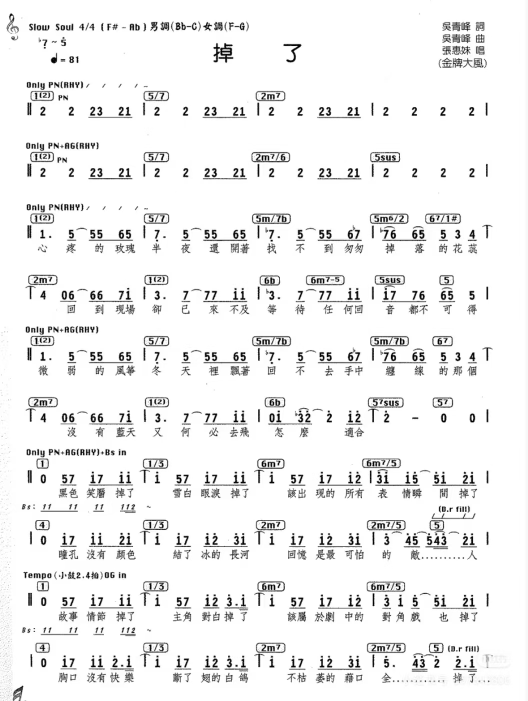
#> input picture Weixin Image_2026-09-26_151739_115.jpg, 1056 x 1402 px (shown at 1/2 size)
$ python -i layout.py   (imports and definitions only)
#> lines starting #> are read from the running program, lines starting #| are printed output that depends on the picture
#> further down, picture is the input picture: shape (1402, 1056); min 0, max 255, mean 240.2
"""Classical computer vision page-layout analysis for numbered musical notation (jianpu)
and Taiwanese band charts.

Detects deskew angle, suppresses watermarks, detects systems (music rows),
physical barlines, measures, chord boxes/tokens, melody bands, lyric bands,
and estimates beats geometrically without using any deep learning or LLMs.
"""
from __future__ import annotations

import logging
from typing import Optional
import cv2
import numpy as np

from app.models import BBox
from app.omr.geometry import GChordBox, GMeasure, GSystem, PageGeometry

logger = logging.getLogger(__name__)


def estimate_skew_angle(gray: np.ndarray) -> float:
    """Estimate page rotation skew angle in degrees using projection profile variance."""
    h, w = gray.shape
#> h = 1402; w = 1056
    scale = 1000.0 / max(h, w)
#> scale = 0.713
    small = cv2.resize(gray, (int(w * scale), int(h * scale)))
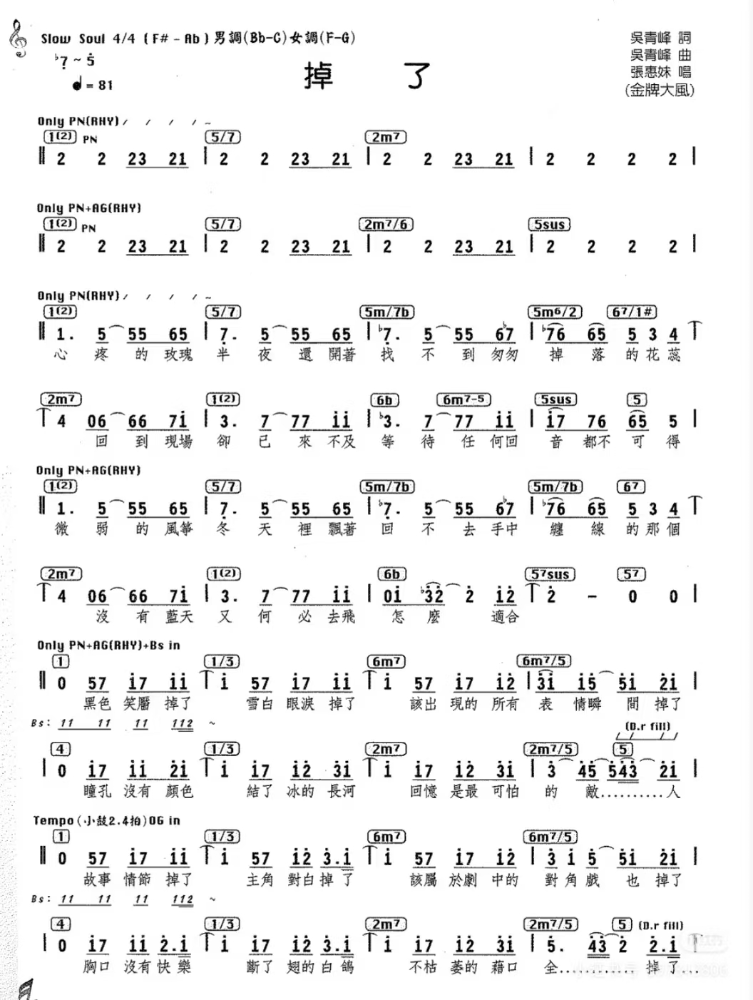
#> small: shape (1000, 753); min 0, max 255, mean 240.2
    sh, sw = small.shape
#> sh = 1000; sw = 753
    center = (sw // 2, sh // 2)
#> center = (376, 500)
    _, s_bin = cv2.threshold(small, 0, 255, cv2.THRESH_BINARY_INV + cv2.THRESH_OTSU)
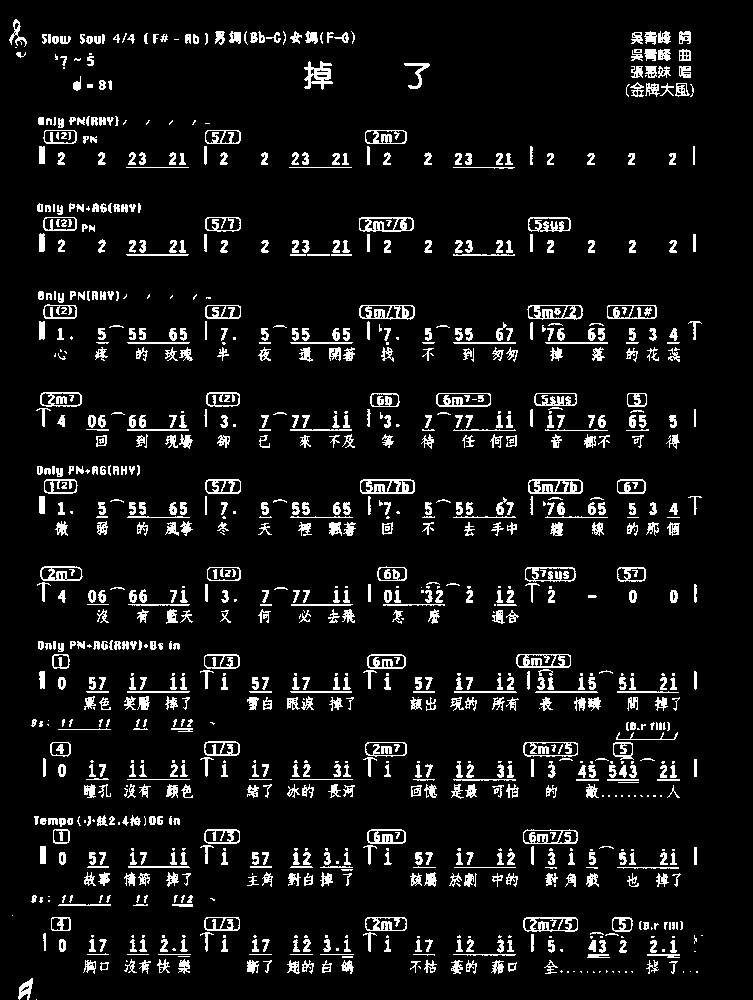
#> s_bin: shape (1000, 753); 7.8% white in thin lines or dots

    best_angle = 0.0
    best_score = -1.0
    for angle in np.arange(-8.0, 8.25, 0.5):
        m_rot = cv2.getRotationMatrix2D(center, float(angle), 1.0)
        rotated = cv2.warpAffine(
            s_bin, m_rot, (sw, sh), flags=cv2.INTER_NEAREST, borderMode=cv2.BORDER_CONSTANT, borderValue=0
        )
        score = float(np.var(np.sum(rotated, axis=1, dtype=np.float64)))
        if score > best_score:
            best_score = score
            best_angle = float(angle)
#> this loop made 33 passes
#> (score, best_score) on passes 1, 3, 4, 5, 6, 7, 8, 9, 10, 11, 12, 13: (32516594.9, 32516594.9), (33949411.5, 33949411.5), (39484994.2, 39484994.2), (43284306.4, 43284306.4), (50241222.7, 50241222.7), (57672104.1, 57672104.1), (64145173, 64145173), (67373635.3, 67373635.3), (74414180.2, 74414180.2), (84674938.8, 84674938.8), (92267192.3, 92267192.3), (100247546.9, 100247546.9)
#> score on passes 2, 18, 19, 20, 21, 22: 31561938.5, 167386423.6, 142301336.3, 127095195.3, 116338854.5, 105556409
#> pass 1, in estimate_skew_angle, `rotated = cv2.warpAffine( s_bin, m_rot, (sw, sh), flags=cv2.INTER_NEAR..`:
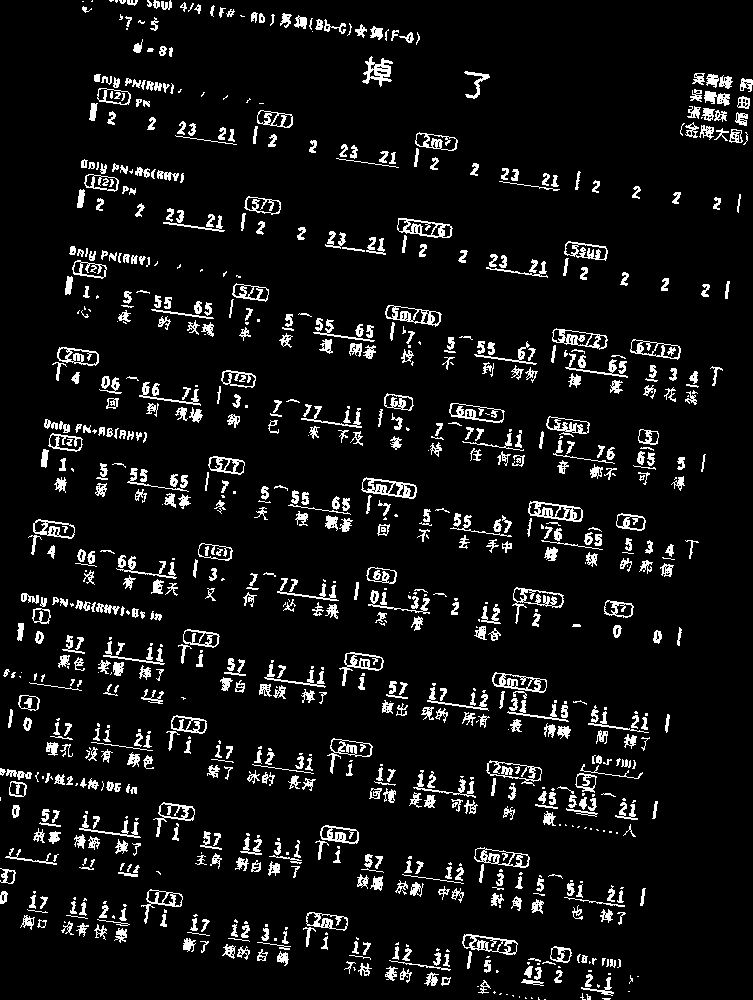
#> rotated: shape (1000, 753); 7.7% white in thin lines or dots
#> after the loop, best_angle = 0; best_score = 260016377.6

    fine_angle = best_angle
#> fine_angle = 0
    for angle in np.arange(best_angle - 0.4, best_angle + 0.45, 0.1):
        m_rot = cv2.getRotationMatrix2D(center, float(angle), 1.0)
        rotated = cv2.warpAffine(
            s_bin, m_rot, (sw, sh), flags=cv2.INTER_NEAREST, borderMode=cv2.BORDER_CONSTANT, borderValue=0
        )
        score = float(np.var(np.sum(rotated, axis=1, dtype=np.float64)))
        if score > best_score:
            best_score = score
            fine_angle = float(angle)
#> this loop made 9 passes
#> (m_rot, score) on passes 1 to 9: ([[1, -0.00698, 3.5], [0.00698, 1, -2.61]], 169325554.6), ([[1, -0.00524, 2.62], [0.00524, 1, -1.96]], 181601885), ([[1, -0.00349, 1.75], [0.00349, 1, -1.31]], 195151079), ([[1, -0.00175, 0.873], [0.00175, 1, -0.655]], 244785377), ([[1, -1.94e-18, 9.69e-16], [1.94e-18, 1, -7.29e-16]], 260016377.6), ([[1, 0.00175, -0.872], [-0.00175, 1, 0.657]], 252410533.4), ([[1, 0.00349, -1.74], [-0.00349, 1, 1.32]], 210007015.8), ([[1, 0.00524, -2.61], [-0.00524, 1, 1.98]], 192848014.4), ([[1, 0.00698, -3.48], [-0.00698, 1, 2.64]], 175936513.7)
#> pass 1, in estimate_skew_angle, `rotated = cv2.warpAffine( s_bin, m_rot, (sw, sh), flags=cv2.INTER_NEAR..`:
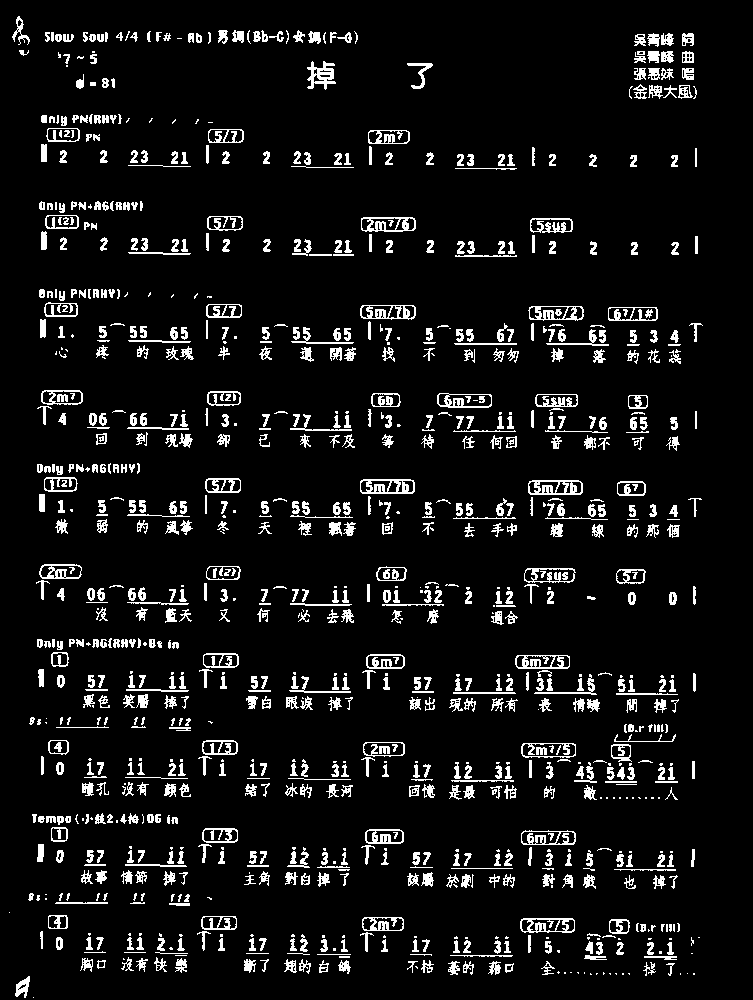
#> rotated: shape (1000, 753); 7.8% white in thin lines or dots
#> pass 2, in estimate_skew_angle, `rotated = cv2.warpAffine( s_bin, m_rot, (sw, sh), flags=cv2.INTER_NEAR..`:
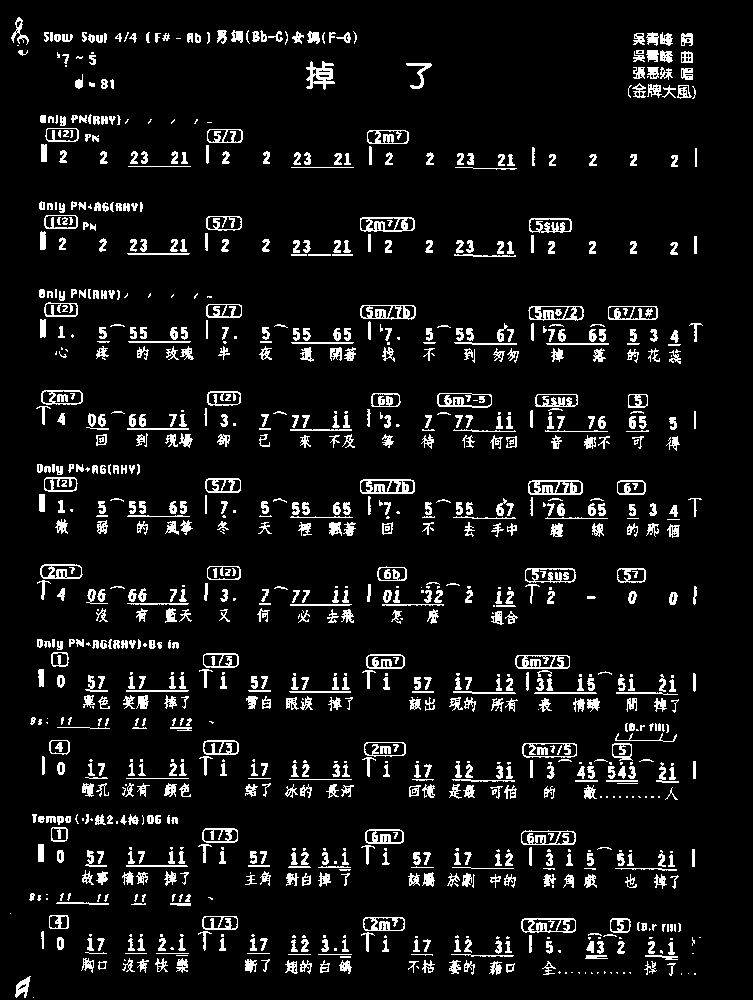
#> rotated: shape (1000, 753); 7.8% white in thin lines or dots
#> pass 3, in estimate_skew_angle, `rotated = cv2.warpAffine( s_bin, m_rot, (sw, sh), flags=cv2.INTER_NEAR..`:
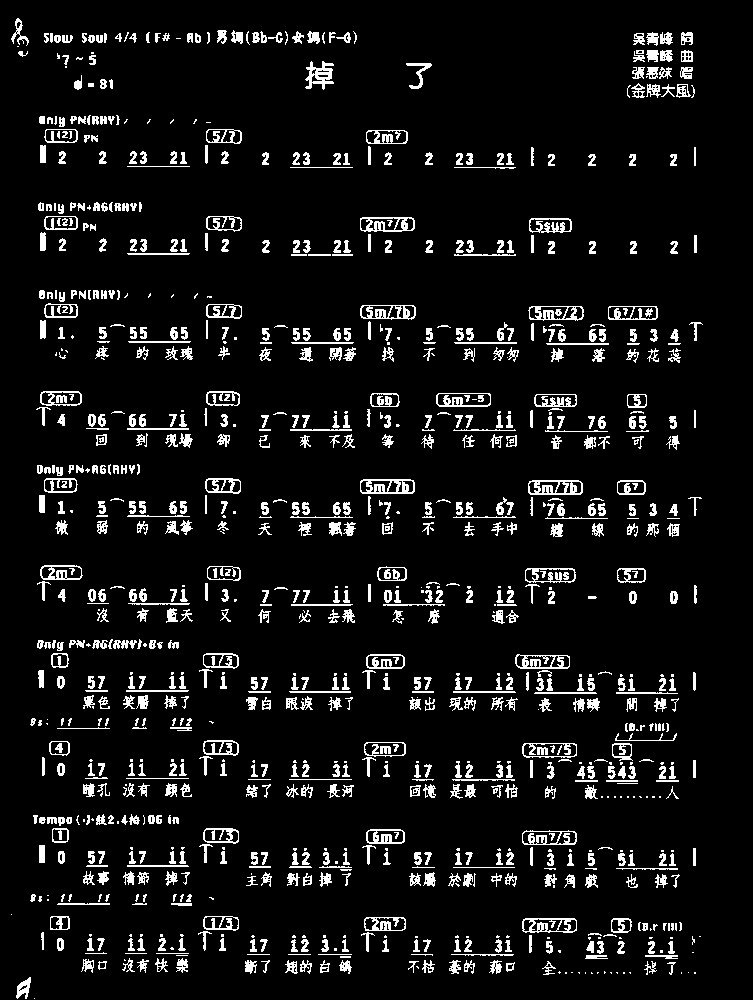
#> rotated: shape (1000, 753); 7.8% white in thin lines or dots
#> after the loop, best_score = 260016377.6; fine_angle = 0

    return float(round(fine_angle, 2))


def deskew_image(gray: np.ndarray) -> tuple[np.ndarray, float]:
    """Rotate image to correct page skew if estimated angle is non-negligible."""
    angle = estimate_skew_angle(gray)
#> angle = 0
    if abs(angle) >= 0.3:
        h, w = gray.shape
        center = (w // 2, h // 2)
        m_rot = cv2.getRotationMatrix2D(center, angle, 1.0)
        rotated = cv2.warpAffine(
            gray, m_rot, (w, h), flags=cv2.INTER_LINEAR, borderMode=cv2.BORDER_CONSTANT, borderValue=255
        )
        return rotated, angle
    return gray, 0.0


# [1503 lines left out: functions binarize_sheet, _find_dashes_in_binary, find_dashed_barlines, _assign_chord_box_to_measure, detect_chord_boxes, _bar_group_key and 8 more, not called in this run]

>>> import cv2
>>> picture = cv2.imread('../../Weixin Image_2026-09-26_151739_115.jpg', cv2.IMREAD_GRAYSCALE)
>>> result = deskew_image(picture)

$ run again, on Weixin Image_2026-09-26_151751_295.jpg
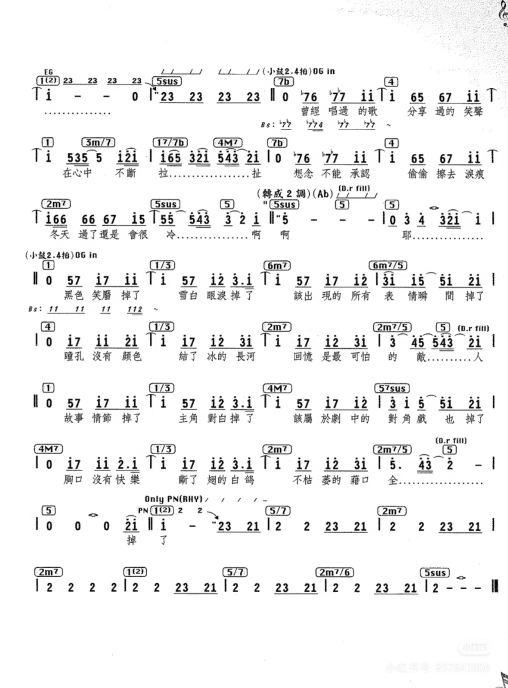
#> input picture Weixin Image_2026-09-26_151751_295.jpg, 1016 x 1376 px (shown at 1/2 size)
#> picture is the input picture: shape (1376, 1016); min 0, max 255, mean 241.7
#> in estimate_skew_angle, `_, s_bin = cv2.threshold(small, 0, 255, cv2.THRESH_BINARY_INV + cv2.TH..`:
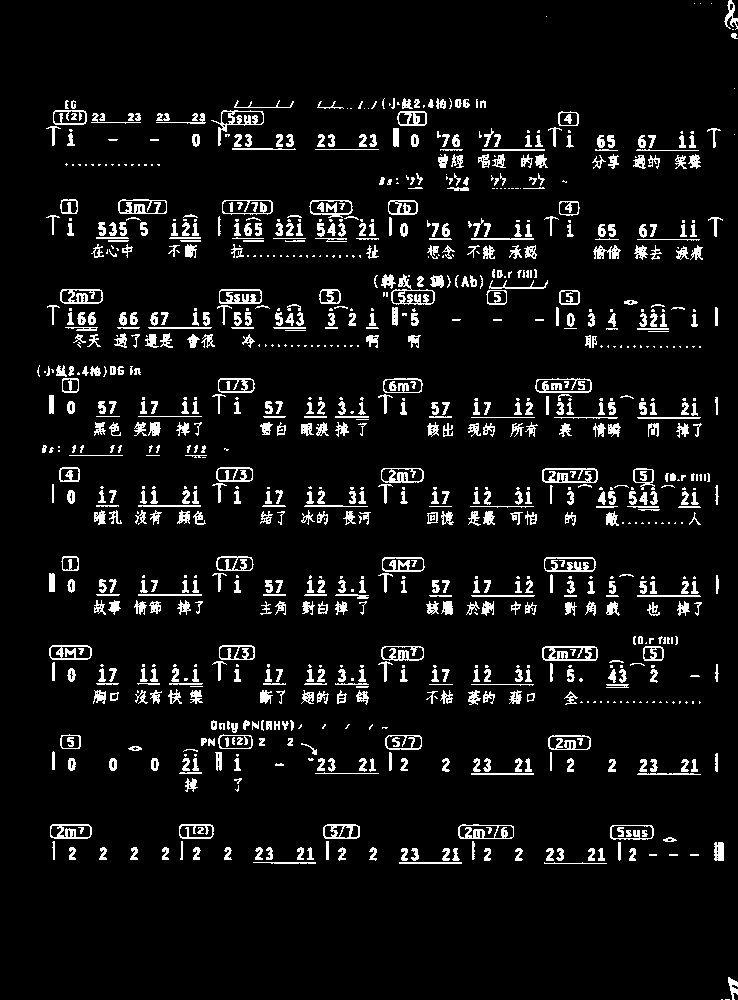
#> s_bin: shape (1000, 738); 7% white in thin lines or dots
#> the loop in estimate_skew_angle, `for angle in np.arange(-8.0, 8.25, 0.5):` made 33 passes
#> (score, best_score) on passes 1 to 8: (67456627, 67456627), (67888473.2, 67888473.2), (70044404.5, 70044404.5), (72812918.8, 72812918.8), (74189415.2, 74189415.2), (76181786.4, 76181786.4), (80839318.3, 80839318.3), (85619552.6, 85619552.6)
#> after the loop in estimate_skew_angle, `for angle in np.arange(-8.0, 8.25, 0.5):`: best_angle = 0; best_score = 237833816.9
#> in estimate_skew_angle, `fine_angle = best_angle`: fine_angle = 0
#> the loop in estimate_skew_angle, `for angle in np.arange(best_angle - 0.4, best_angle + 0.45, 0.1):` made 9 passes
#> (m_rot, score, best_score) on pass 6: ([[1, 0.00175, -0.872], [-0.00175, 1, 0.645]], 243037356.2, 243037356.2)
#> pass 3, in estimate_skew_angle, `rotated = cv2.warpAffine( s_bin, m_rot, (sw, sh), flags=cv2.INTER_NEAR..`:
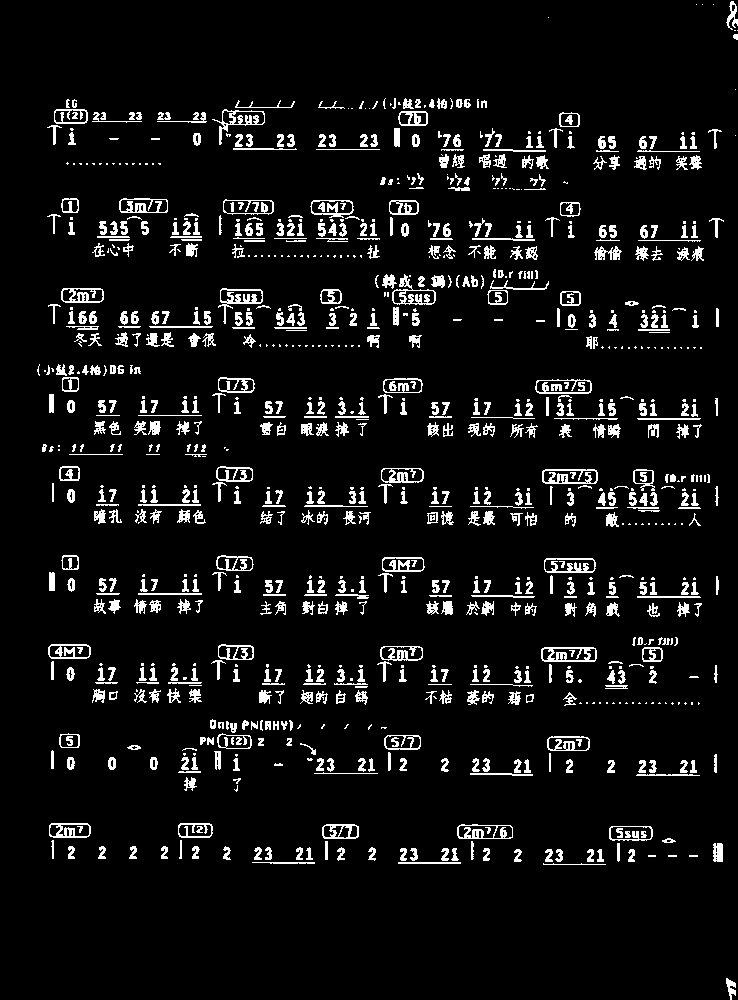
#> rotated: shape (1000, 738); 7% white in thin lines or dots
#> after the loop in estimate_skew_angle, `for angle in np.arange(best_angle - 0.4, best_angle + 0.45, 0.1):`: best_score = 243037356.2; fine_angle = 0.1
